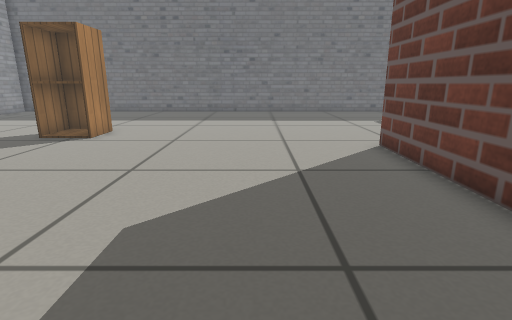
[1] (above)

15 first-person views from a walk through a robot-simulator world made for Gazebo. The camera is 0.5 m above the floor, tilts 14° down and sees 80° across. The floor is counted in squares, 0.25 m on a side. Each view is taken from the middle of a square. On the plan, view 1 faces up. The plan holds only what a view shows up to about 17 squares ahead; the rest is blank. Simple patterns stand in for the simulator's built-in surfaces. Some stock models are drawn as simple stand-ins. Some surface patterns are stand-ins.

[2]
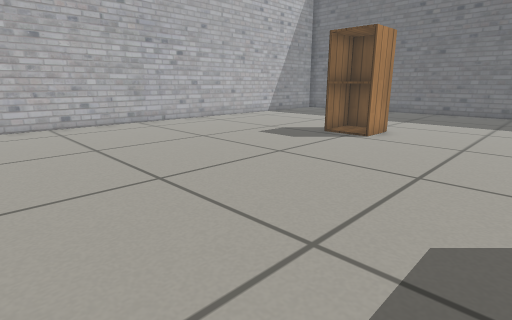

[3]
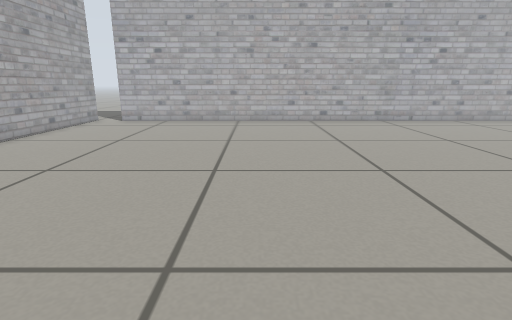

[4]
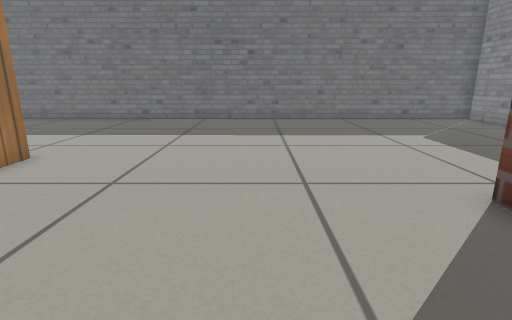

[5]
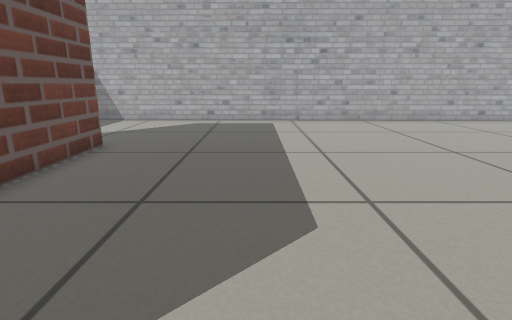

[6]
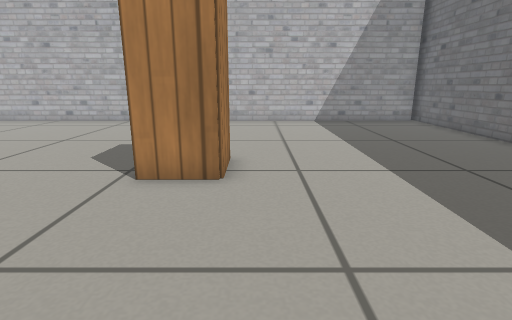

[7]
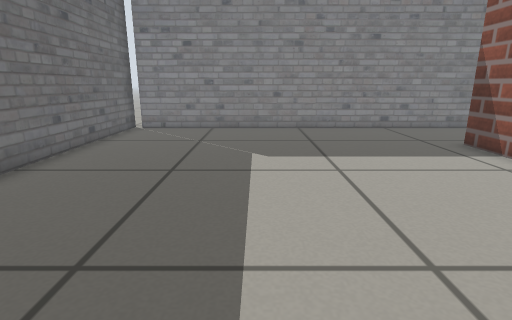

[8]
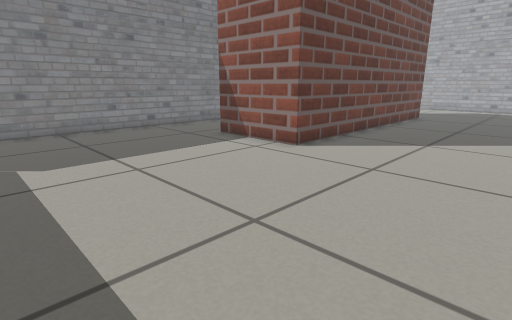

[9]
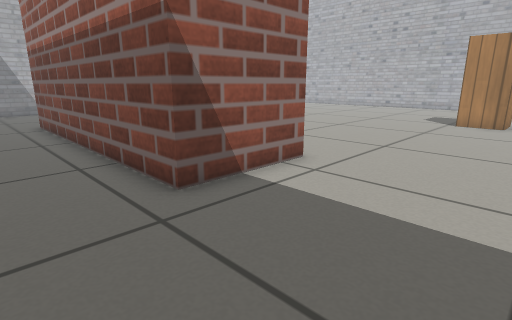

[10]
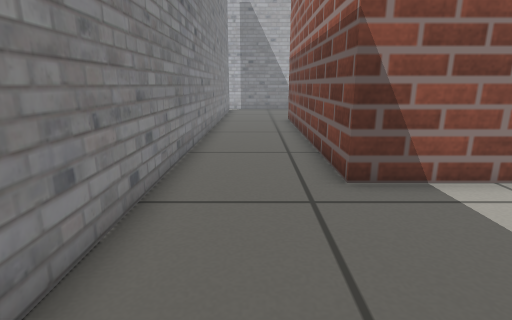

[11]
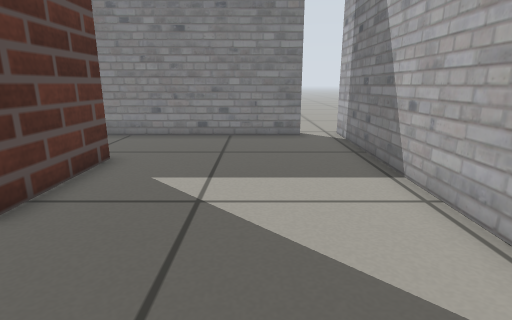

[12]
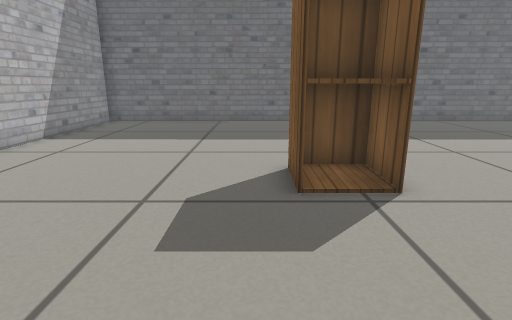

[13]
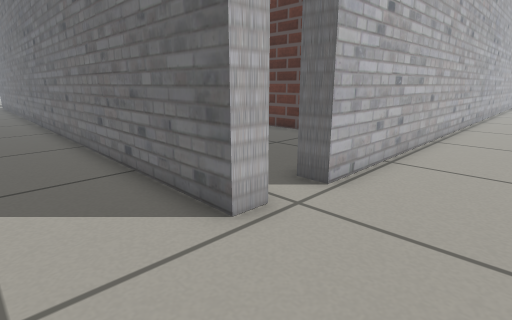

[14]
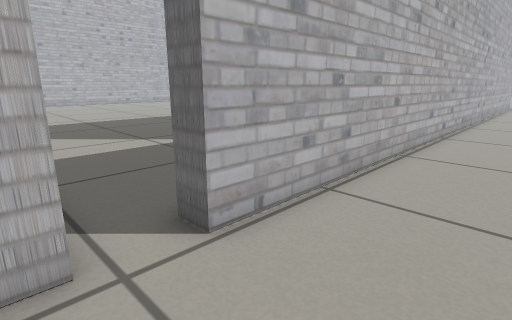

[15]
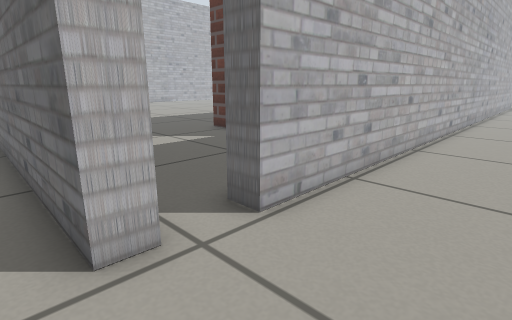

### Floor plan
Key: @ floor where view 1 was taken; # wall or solid block; . floor; C cabinet; B brick block.
Columns run from 18 left of view 1 to 16 right of it. Each row starts with its distance up from view 1.
 23 ###############################.
 22  #............................##
 21  #............................#
 20  #............................#
 19  #............................#
 18  #............................#
 17  #............................#
 16  #............................#
 15  #............................#
 14  #............................#
 13  #........CCC.................#
 12  #........CCC.................##
 11  #........CC..................##.
 10  #....................BBBBB...##.
  9  #....................B   B...##.
  8  #....................B   B...##.
  7  #....................B   B...##.
  6  #....................B   B...##..
  5  #....................B   B...##..
  4  #....................B   B...##..
  3  #....................B   B...##..
  2  #....................B   B...##..
  1  #....................B   B...##..
  0  #................@...B   B...##..
 -1  #....................B   B...##..
 -2  #....................BBBBB...##...
 -3  #............................##...
 -4  #............................##...
 -5  #............................##...
 -6  #............................##...
 -7  #............................##...
 -8  .............................##...
 -9  ##############################....
-10             ###################....
-11              ......................
-12                   ...............
-13                           ......  .

Where each view was taken, in squares from view 1:
view 1: 0 up, 0 right, facing up
view 2: 0 up, 1 left, facing up-left
view 3: 0 up, 0 right, facing left
view 4: 5 up, 0 right, facing up
view 5: 8 up, 1 left, facing down
view 6: 14 up, 0 right, facing left
view 7: 17 up, 2 left, facing right
view 8: 18 up, 2 left, facing down-right
view 9: 15 up, 11 right, facing down-left
view 10: 16 up, 10 right, facing down
view 11: 6 down, 0 right, facing right
view 12: 6 up, 9 left, facing up
view 13: 13 down, 16 right, facing up-left
view 14: 10 down, 16 right, facing up-left
view 15: 11 down, 16 right, facing up-left
